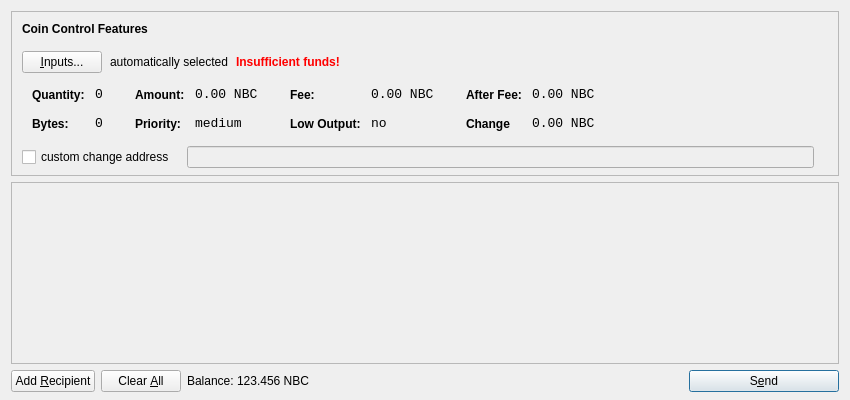
<?xml version="1.0" encoding="UTF-8"?>
<ui version="4.0">
 <class>SendCoinsDialog</class>
 <widget class="QDialog" name="SendCoinsDialog">
  <property name="geometry">
   <rect>
    <x>0</x>
    <y>0</y>
    <width>850</width>
    <height>400</height>
   </rect>
  </property>
  <property name="windowTitle">
   <string>Send Coins</string>
  </property>
  <layout class="QVBoxLayout" name="verticalLayout" stretch="0,1,0">
   <property name="bottomMargin">
    <number>8</number>
   </property>
   <item>
    <widget class="QFrame" name="frameCoinControl">
     <property name="sizePolicy">
      <sizepolicy hsizetype="Expanding" vsizetype="Expanding">
       <horstretch>0</horstretch>
       <verstretch>0</verstretch>
      </sizepolicy>
     </property>
     <property name="maximumSize">
      <size>
       <width>16777215</width>
       <height>16777215</height>
      </size>
     </property>
     <property name="frameShape">
      <enum>QFrame::StyledPanel</enum>
     </property>
     <property name="frameShadow">
      <enum>QFrame::Sunken</enum>
     </property>
     <layout class="QVBoxLayout" name="verticalLayoutCoinControl2">
      <property name="spacing">
       <number>6</number>
      </property>
      <property name="leftMargin">
       <number>0</number>
      </property>
      <property name="topMargin">
       <number>0</number>
      </property>
      <property name="rightMargin">
       <number>0</number>
      </property>
      <property name="bottomMargin">
       <number>6</number>
      </property>
      <item>
       <layout class="QVBoxLayout" name="verticalLayoutCoinControl" stretch="0,0,0,0,1">
        <property name="spacing">
         <number>0</number>
        </property>
        <property name="leftMargin">
         <number>10</number>
        </property>
        <property name="topMargin">
         <number>10</number>
        </property>
        <item>
         <layout class="QHBoxLayout" name="horizontalLayoutCoinControl1">
          <property name="bottomMargin">
           <number>15</number>
          </property>
          <item>
           <widget class="QLabel" name="labelCoinControlFeatures">
            <property name="sizePolicy">
             <sizepolicy hsizetype="Preferred" vsizetype="Maximum">
              <horstretch>0</horstretch>
              <verstretch>0</verstretch>
             </sizepolicy>
            </property>
            <property name="font">
             <font>
              <weight>75</weight>
              <bold>true</bold>
             </font>
            </property>
            <property name="styleSheet">
             <string notr="true">font-weight:bold;</string>
            </property>
            <property name="text">
             <string>Coin Control Features</string>
            </property>
           </widget>
          </item>
         </layout>
        </item>
        <item>
         <layout class="QHBoxLayout" name="horizontalLayoutCoinControl2" stretch="0,0,0,0">
          <property name="spacing">
           <number>8</number>
          </property>
          <property name="bottomMargin">
           <number>10</number>
          </property>
          <item>
           <widget class="QPushButton" name="pushButtonCoinControl">
            <property name="styleSheet">
             <string notr="true"/>
            </property>
            <property name="text">
             <string>&amp;Inputs...</string>
            </property>
           </widget>
          </item>
          <item>
           <widget class="QLabel" name="labelCoinControlAutomaticallySelected">
            <property name="text">
             <string>automatically selected</string>
            </property>
            <property name="margin">
             <number>5</number>
            </property>
           </widget>
          </item>
          <item>
           <widget class="QLabel" name="labelCoinControlInsuffFunds">
            <property name="font">
             <font>
              <weight>75</weight>
              <bold>true</bold>
             </font>
            </property>
            <property name="styleSheet">
             <string notr="true">color:red;font-weight:bold;</string>
            </property>
            <property name="text">
             <string>Insufficient funds!</string>
            </property>
            <property name="margin">
             <number>5</number>
            </property>
           </widget>
          </item>
          <item>
           <spacer name="horizontalSpacerCoinControl">
            <property name="orientation">
             <enum>Qt::Horizontal</enum>
            </property>
            <property name="sizeHint" stdset="0">
             <size>
              <width>40</width>
              <height>1</height>
             </size>
            </property>
           </spacer>
          </item>
         </layout>
        </item>
        <item>
         <widget class="QWidget" name="widgetCoinControl" native="true">
          <property name="sizePolicy">
           <sizepolicy hsizetype="Preferred" vsizetype="Preferred">
            <horstretch>0</horstretch>
            <verstretch>0</verstretch>
           </sizepolicy>
          </property>
          <property name="minimumSize">
           <size>
            <width>0</width>
            <height>0</height>
           </size>
          </property>
          <property name="styleSheet">
           <string notr="true"/>
          </property>
          <layout class="QHBoxLayout" name="horizontalLayoutCoinControl5">
           <property name="leftMargin">
            <number>0</number>
           </property>
           <property name="topMargin">
            <number>0</number>
           </property>
           <property name="rightMargin">
            <number>0</number>
           </property>
           <property name="bottomMargin">
            <number>0</number>
           </property>
           <item>
            <layout class="QHBoxLayout" name="horizontalLayoutCoinControl3" stretch="0,0,0,1">
             <property name="spacing">
              <number>20</number>
             </property>
             <property name="topMargin">
              <number>0</number>
             </property>
             <property name="bottomMargin">
              <number>10</number>
             </property>
             <item>
              <layout class="QFormLayout" name="formLayoutCoinControl1">
               <property name="horizontalSpacing">
                <number>10</number>
               </property>
               <property name="verticalSpacing">
                <number>14</number>
               </property>
               <property name="leftMargin">
                <number>10</number>
               </property>
               <property name="topMargin">
                <number>4</number>
               </property>
               <property name="rightMargin">
                <number>6</number>
               </property>
               <item row="0" column="0">
                <widget class="QLabel" name="labelCoinControlQuantityText">
                 <property name="styleSheet">
                  <string notr="true">font-weight:bold;</string>
                 </property>
                 <property name="text">
                  <string>Quantity:</string>
                 </property>
                 <property name="margin">
                  <number>0</number>
                 </property>
                </widget>
               </item>
               <item row="0" column="1">
                <widget class="QLabel" name="labelCoinControlQuantity">
                 <property name="font">
                  <font>
                   <family>Monospace</family>
                   <pointsize>10</pointsize>
                  </font>
                 </property>
                 <property name="cursor">
                  <cursorShape>IBeamCursor</cursorShape>
                 </property>
                 <property name="contextMenuPolicy">
                  <enum>Qt::ActionsContextMenu</enum>
                 </property>
                 <property name="text">
                  <string>0</string>
                 </property>
                 <property name="margin">
                  <number>0</number>
                 </property>
                 <property name="textInteractionFlags">
                  <set>Qt::LinksAccessibleByMouse|Qt::TextSelectableByKeyboard|Qt::TextSelectableByMouse</set>
                 </property>
                </widget>
               </item>
               <item row="1" column="0">
                <widget class="QLabel" name="labelCoinControlBytesText">
                 <property name="styleSheet">
                  <string notr="true">font-weight:bold;</string>
                 </property>
                 <property name="text">
                  <string>Bytes:</string>
                 </property>
                </widget>
               </item>
               <item row="1" column="1">
                <widget class="QLabel" name="labelCoinControlBytes">
                 <property name="font">
                  <font>
                   <family>Monospace</family>
                   <pointsize>10</pointsize>
                  </font>
                 </property>
                 <property name="cursor">
                  <cursorShape>IBeamCursor</cursorShape>
                 </property>
                 <property name="contextMenuPolicy">
                  <enum>Qt::ActionsContextMenu</enum>
                 </property>
                 <property name="text">
                  <string>0</string>
                 </property>
                 <property name="textInteractionFlags">
                  <set>Qt::LinksAccessibleByMouse|Qt::TextSelectableByKeyboard|Qt::TextSelectableByMouse</set>
                 </property>
                </widget>
               </item>
              </layout>
             </item>
             <item>
              <layout class="QFormLayout" name="formLayoutCoinControl2">
               <property name="horizontalSpacing">
                <number>10</number>
               </property>
               <property name="verticalSpacing">
                <number>14</number>
               </property>
               <property name="leftMargin">
                <number>6</number>
               </property>
               <property name="topMargin">
                <number>4</number>
               </property>
               <property name="rightMargin">
                <number>6</number>
               </property>
               <item row="0" column="0">
                <widget class="QLabel" name="labelCoinControlAmountText">
                 <property name="styleSheet">
                  <string notr="true">font-weight:bold;</string>
                 </property>
                 <property name="text">
                  <string>Amount:</string>
                 </property>
                 <property name="margin">
                  <number>0</number>
                 </property>
                </widget>
               </item>
               <item row="0" column="1">
                <widget class="QLabel" name="labelCoinControlAmount">
                 <property name="font">
                  <font>
                   <family>Monospace</family>
                   <pointsize>10</pointsize>
                  </font>
                 </property>
                 <property name="cursor">
                  <cursorShape>IBeamCursor</cursorShape>
                 </property>
                 <property name="contextMenuPolicy">
                  <enum>Qt::ActionsContextMenu</enum>
                 </property>
                 <property name="text">
                  <string>0.00 NBC</string>
                 </property>
                 <property name="textInteractionFlags">
                  <set>Qt::LinksAccessibleByMouse|Qt::TextSelectableByKeyboard|Qt::TextSelectableByMouse</set>
                 </property>
                </widget>
               </item>
               <item row="1" column="0">
                <widget class="QLabel" name="labelCoinControlPriorityText">
                 <property name="styleSheet">
                  <string notr="true">font-weight:bold;</string>
                 </property>
                 <property name="text">
                  <string>Priority:</string>
                 </property>
                </widget>
               </item>
               <item row="1" column="1">
                <widget class="QLabel" name="labelCoinControlPriority">
                 <property name="font">
                  <font>
                   <family>Monospace</family>
                   <pointsize>10</pointsize>
                  </font>
                 </property>
                 <property name="cursor">
                  <cursorShape>IBeamCursor</cursorShape>
                 </property>
                 <property name="contextMenuPolicy">
                  <enum>Qt::ActionsContextMenu</enum>
                 </property>
                 <property name="text">
                  <string>medium</string>
                 </property>
                 <property name="textInteractionFlags">
                  <set>Qt::LinksAccessibleByMouse|Qt::TextSelectableByKeyboard|Qt::TextSelectableByMouse</set>
                 </property>
                </widget>
               </item>
              </layout>
             </item>
             <item>
              <layout class="QFormLayout" name="formLayoutCoinControl3">
               <property name="horizontalSpacing">
                <number>10</number>
               </property>
               <property name="verticalSpacing">
                <number>14</number>
               </property>
               <property name="leftMargin">
                <number>6</number>
               </property>
               <property name="topMargin">
                <number>4</number>
               </property>
               <property name="rightMargin">
                <number>6</number>
               </property>
               <item row="0" column="0">
                <widget class="QLabel" name="labelCoinControlFeeText">
                 <property name="styleSheet">
                  <string notr="true">font-weight:bold;</string>
                 </property>
                 <property name="text">
                  <string>Fee:</string>
                 </property>
                 <property name="margin">
                  <number>0</number>
                 </property>
                </widget>
               </item>
               <item row="0" column="1">
                <widget class="QLabel" name="labelCoinControlFee">
                 <property name="font">
                  <font>
                   <family>Monospace</family>
                   <pointsize>10</pointsize>
                  </font>
                 </property>
                 <property name="cursor">
                  <cursorShape>IBeamCursor</cursorShape>
                 </property>
                 <property name="contextMenuPolicy">
                  <enum>Qt::ActionsContextMenu</enum>
                 </property>
                 <property name="text">
                  <string>0.00 NBC</string>
                 </property>
                 <property name="textInteractionFlags">
                  <set>Qt::LinksAccessibleByMouse|Qt::TextSelectableByKeyboard|Qt::TextSelectableByMouse</set>
                 </property>
                </widget>
               </item>
               <item row="1" column="0">
                <widget class="QLabel" name="labelCoinControlLowOutputText">
                 <property name="styleSheet">
                  <string notr="true">font-weight:bold;</string>
                 </property>
                 <property name="text">
                  <string>Low Output:</string>
                 </property>
                </widget>
               </item>
               <item row="1" column="1">
                <widget class="QLabel" name="labelCoinControlLowOutput">
                 <property name="font">
                  <font>
                   <family>Monospace</family>
                   <pointsize>10</pointsize>
                  </font>
                 </property>
                 <property name="cursor">
                  <cursorShape>IBeamCursor</cursorShape>
                 </property>
                 <property name="contextMenuPolicy">
                  <enum>Qt::ActionsContextMenu</enum>
                 </property>
                 <property name="text">
                  <string>no</string>
                 </property>
                 <property name="textInteractionFlags">
                  <set>Qt::LinksAccessibleByMouse|Qt::TextSelectableByKeyboard|Qt::TextSelectableByMouse</set>
                 </property>
                </widget>
               </item>
              </layout>
             </item>
             <item>
              <layout class="QFormLayout" name="formLayoutCoinControl4">
               <property name="horizontalSpacing">
                <number>10</number>
               </property>
               <property name="verticalSpacing">
                <number>14</number>
               </property>
               <property name="leftMargin">
                <number>6</number>
               </property>
               <property name="topMargin">
                <number>4</number>
               </property>
               <property name="rightMargin">
                <number>6</number>
               </property>
               <item row="0" column="0">
                <widget class="QLabel" name="labelCoinControlAfterFeeText">
                 <property name="styleSheet">
                  <string notr="true">font-weight:bold;</string>
                 </property>
                 <property name="text">
                  <string>After Fee:</string>
                 </property>
                 <property name="margin">
                  <number>0</number>
                 </property>
                </widget>
               </item>
               <item row="0" column="1">
                <widget class="QLabel" name="labelCoinControlAfterFee">
                 <property name="font">
                  <font>
                   <family>Monospace</family>
                   <pointsize>10</pointsize>
                  </font>
                 </property>
                 <property name="cursor">
                  <cursorShape>IBeamCursor</cursorShape>
                 </property>
                 <property name="contextMenuPolicy">
                  <enum>Qt::ActionsContextMenu</enum>
                 </property>
                 <property name="text">
                  <string>0.00 NBC</string>
                 </property>
                 <property name="textInteractionFlags">
                  <set>Qt::LinksAccessibleByMouse|Qt::TextSelectableByKeyboard|Qt::TextSelectableByMouse</set>
                 </property>
                </widget>
               </item>
               <item row="1" column="0">
                <widget class="QLabel" name="labelCoinControlChangeText">
                 <property name="styleSheet">
                  <string notr="true">font-weight:bold;</string>
                 </property>
                 <property name="text">
                  <string>Change</string>
                 </property>
                </widget>
               </item>
               <item row="1" column="1">
                <widget class="QLabel" name="labelCoinControlChange">
                 <property name="font">
                  <font>
                   <family>Monospace</family>
                   <pointsize>10</pointsize>
                  </font>
                 </property>
                 <property name="cursor">
                  <cursorShape>IBeamCursor</cursorShape>
                 </property>
                 <property name="contextMenuPolicy">
                  <enum>Qt::ActionsContextMenu</enum>
                 </property>
                 <property name="text">
                  <string>0.00 NBC</string>
                 </property>
                 <property name="textInteractionFlags">
                  <set>Qt::LinksAccessibleByMouse|Qt::TextSelectableByKeyboard|Qt::TextSelectableByMouse</set>
                 </property>
                </widget>
               </item>
              </layout>
             </item>
            </layout>
           </item>
          </layout>
         </widget>
        </item>
        <item>
         <layout class="QHBoxLayout" name="horizontalLayoutCoinControl4" stretch="0,0,0">
          <property name="spacing">
           <number>12</number>
          </property>
          <property name="sizeConstraint">
           <enum>QLayout::SetDefaultConstraint</enum>
          </property>
          <property name="topMargin">
           <number>5</number>
          </property>
          <property name="rightMargin">
           <number>5</number>
          </property>
          <item>
           <widget class="QCheckBox" name="checkBoxCoinControlChange">
            <property name="text">
             <string>custom change address</string>
            </property>
           </widget>
          </item>
          <item>
           <widget class="QLineEdit" name="lineEditCoinControlChange">
            <property name="enabled">
             <bool>false</bool>
            </property>
            <property name="sizePolicy">
             <sizepolicy hsizetype="Expanding" vsizetype="Fixed">
              <horstretch>0</horstretch>
              <verstretch>0</verstretch>
             </sizepolicy>
            </property>
           </widget>
          </item>
          <item>
           <widget class="QLabel" name="labelCoinControlChangeLabel">
            <property name="sizePolicy">
             <sizepolicy hsizetype="Preferred" vsizetype="Expanding">
              <horstretch>0</horstretch>
              <verstretch>0</verstretch>
             </sizepolicy>
            </property>
            <property name="minimumSize">
             <size>
              <width>0</width>
              <height>0</height>
             </size>
            </property>
            <property name="text">
             <string/>
            </property>
            <property name="margin">
             <number>3</number>
            </property>
           </widget>
          </item>
         </layout>
        </item>
        <item>
         <spacer name="verticalSpacerCoinControl">
          <property name="orientation">
           <enum>Qt::Vertical</enum>
          </property>
          <property name="sizeHint" stdset="0">
           <size>
            <width>800</width>
            <height>1</height>
           </size>
          </property>
         </spacer>
        </item>
       </layout>
      </item>
     </layout>
    </widget>
   </item>
   <item>
    <widget class="QScrollArea" name="scrollArea">
     <property name="widgetResizable">
      <bool>true</bool>
     </property>
     <widget class="QWidget" name="scrollAreaWidgetContents">
      <property name="geometry">
       <rect>
        <x>0</x>
        <y>0</y>
        <width>830</width>
        <height>175</height>
       </rect>
      </property>
      <layout class="QVBoxLayout" name="verticalLayout_2">
       <property name="leftMargin">
        <number>0</number>
       </property>
       <property name="topMargin">
        <number>0</number>
       </property>
       <property name="rightMargin">
        <number>0</number>
       </property>
       <property name="bottomMargin">
        <number>0</number>
       </property>
       <item>
        <layout class="QVBoxLayout" name="entries">
         <property name="spacing">
          <number>6</number>
         </property>
        </layout>
       </item>
       <item>
        <spacer name="verticalSpacer">
         <property name="orientation">
          <enum>Qt::Vertical</enum>
         </property>
         <property name="sizeHint" stdset="0">
          <size>
           <width>20</width>
           <height>40</height>
          </size>
         </property>
        </spacer>
       </item>
      </layout>
     </widget>
    </widget>
   </item>
   <item>
    <layout class="QHBoxLayout" name="horizontalLayout">
     <item>
      <widget class="QPushButton" name="addButton">
       <property name="toolTip">
        <string>Send to multiple recipients at once</string>
       </property>
       <property name="text">
        <string>Add &amp;Recipient</string>
       </property>
       <property name="icon">
        <iconset resource="../bitcoin.qrc">
         <normaloff>:/icons/add</normaloff>:/icons/add</iconset>
       </property>
       <property name="autoDefault">
        <bool>false</bool>
       </property>
      </widget>
     </item>
     <item>
      <widget class="QPushButton" name="clearButton">
       <property name="sizePolicy">
        <sizepolicy hsizetype="Minimum" vsizetype="Fixed">
         <horstretch>0</horstretch>
         <verstretch>0</verstretch>
        </sizepolicy>
       </property>
       <property name="toolTip">
        <string>Remove all transaction fields</string>
       </property>
       <property name="text">
        <string>Clear &amp;All</string>
       </property>
       <property name="icon">
        <iconset resource="../bitcoin.qrc">
         <normaloff>:/icons/remove</normaloff>:/icons/remove</iconset>
       </property>
       <property name="autoRepeatDelay">
        <number>300</number>
       </property>
       <property name="autoDefault">
        <bool>false</bool>
       </property>
      </widget>
     </item>
     <item>
      <layout class="QHBoxLayout" name="horizontalLayout_2">
       <property name="spacing">
        <number>3</number>
       </property>
       <item>
        <widget class="QLabel" name="label">
         <property name="text">
          <string>Balance:</string>
         </property>
        </widget>
       </item>
       <item>
        <widget class="QLabel" name="labelBalance">
         <property name="cursor">
          <cursorShape>IBeamCursor</cursorShape>
         </property>
         <property name="text">
          <string>123.456 NBC</string>
         </property>
         <property name="textInteractionFlags">
          <set>Qt::LinksAccessibleByMouse|Qt::TextSelectableByKeyboard|Qt::TextSelectableByMouse</set>
         </property>
        </widget>
       </item>
      </layout>
     </item>
     <item>
      <spacer name="horizontalSpacer">
       <property name="orientation">
        <enum>Qt::Horizontal</enum>
       </property>
       <property name="sizeHint" stdset="0">
        <size>
         <width>40</width>
         <height>20</height>
        </size>
       </property>
      </spacer>
     </item>
     <item>
      <widget class="QPushButton" name="sendButton">
       <property name="minimumSize">
        <size>
         <width>150</width>
         <height>0</height>
        </size>
       </property>
       <property name="toolTip">
        <string>Confirm the send action</string>
       </property>
       <property name="text">
        <string>S&amp;end</string>
       </property>
       <property name="icon">
        <iconset resource="../bitcoin.qrc">
         <normaloff>:/icons/send</normaloff>:/icons/send</iconset>
       </property>
       <property name="default">
        <bool>true</bool>
       </property>
      </widget>
     </item>
    </layout>
   </item>
  </layout>
 </widget>
 <resources>
  <include location="../bitcoin.qrc"/>
 </resources>
 <connections/>
</ui>
